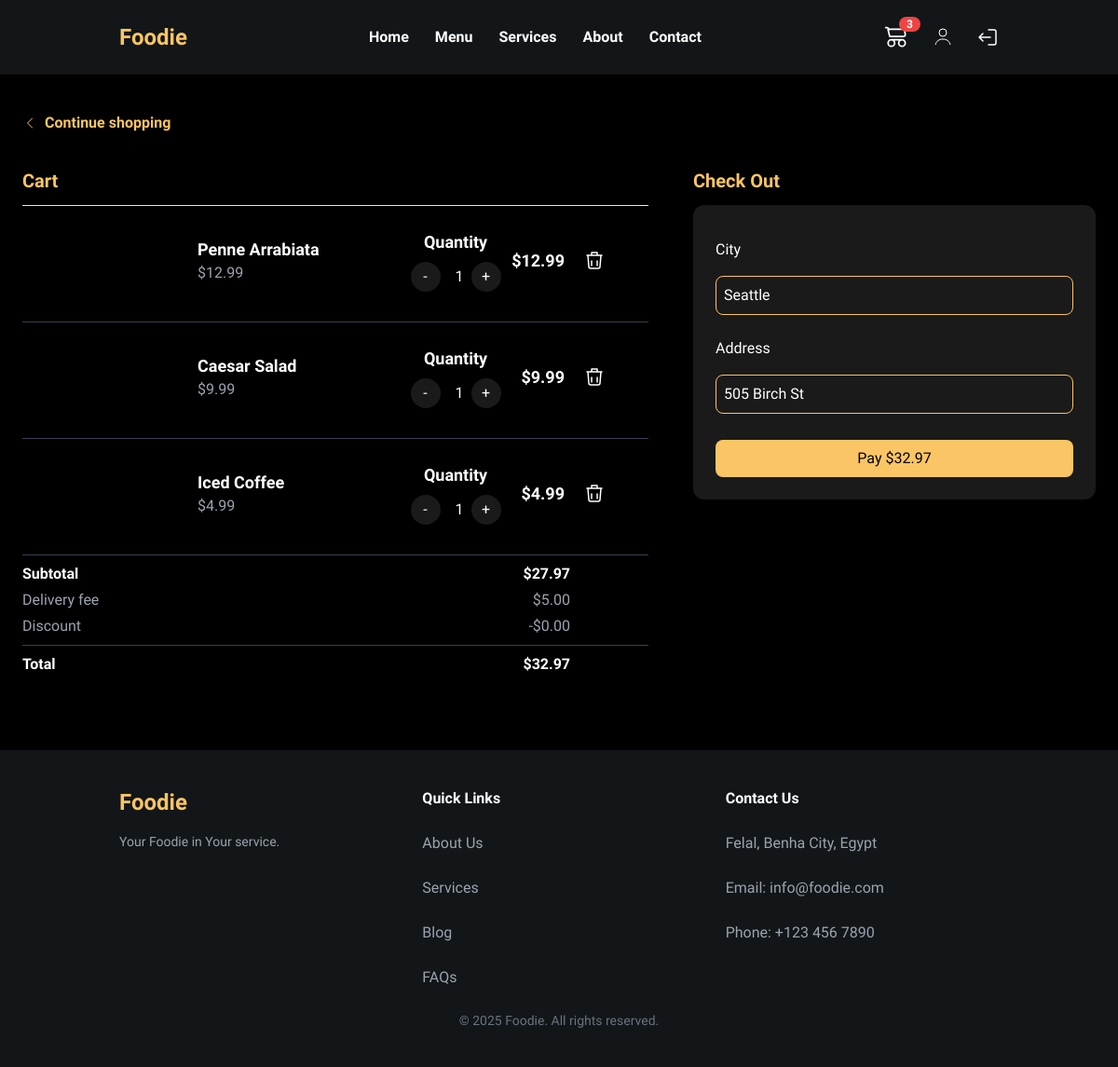
The app's page /modules/restaurant/cart.php (signed in) with its own data.
### tables this page shows
CREATE TABLE `order_items` (
  `id` int(10) UNSIGNED NOT NULL,
  `order_id` int(10) UNSIGNED NOT NULL,
  `item_id` int(10) UNSIGNED NOT NULL,
  `quantity` int(11) NOT NULL DEFAULT 1
);

CREATE TABLE `items` (
  `id` int(10) UNSIGNED NOT NULL,
  `name` varchar(150) NOT NULL,
  `photos` varchar(1000) DEFAULT NULL,
  `price` decimal(10,2) NOT NULL,
  `description` text DEFAULT NULL,
  `category_id` int(10) UNSIGNED NOT NULL
);

CREATE TABLE `orders` (
  `id` int(10) UNSIGNED NOT NULL,
  `user_id` int(10) UNSIGNED NOT NULL,
  `payment_status` tinyint(4) NOT NULL DEFAULT 0,
   
  `order_status` tinyint(4) NOT NULL DEFAULT 0,
  `city` varchar(100) DEFAULT NULL,
  `address` varchar(255) DEFAULT NULL,  
  `created_at` timestamp NOT NULL DEFAULT current_timestamp()
);

### modules/restaurant/cart.php (the view, shortened to what this page needs)
<?php
include("Navbar.php");
$user_id = $_SESSION['user_id'];
$order_completed = false;
$pdo = new PDO("mysql:host=localhost;dbname=my_store", "root", "");
$orderQuery = $pdo->prepare("
    SELECT o.id, o.payment_status, o.created_at, o.city, o.address,
           o.user_id, SUM(oi.quantity * i.price) as subtotal
    FROM orders o
    LEFT JOIN order_items oi ON o.id = oi.order_id
    LEFT JOIN items i ON oi.item_id = i.id
    WHERE o.user_id = ? AND o.payment_status = 0
    GROUP BY o.id
    LIMIT 1
");
$orderQuery->execute([$user_id]);
$order = $orderQuery->fetch(PDO::FETCH_ASSOC);
$order_items = [];
if ($order && !$order_completed) {
    $itemsQuery = $pdo->prepare("
        SELECT oi.*, i.name, i.price, i.photos as image_url
        FROM order_items oi
        JOIN items i ON oi.item_id = i.id
        WHERE oi.order_id = ?
    ");
    $itemsQuery->execute([$order['id']]);
    $order_items = $itemsQuery->fetchAll(PDO::FETCH_ASSOC);
}
$subtotal = 0;
foreach ($order_items as $item) {
    $subtotal += $item['price'] * $item['quantity'];
}
$delivery_fee = 5.00;
$discount = 0.00;
$total = $subtotal + $delivery_fee - $discount;
?>
<!DOCTYPE html>
<html lang="en">
<head>
<script src="https://cdn.tailwindcss.com"></script>
</head>
<body class="bg-black text-white">
<section class="pt-10 pb-20 max-w-6xl mx-auto">
    <?php if (empty($order_items)): ?>
        <div class="flex flex-col items-center justify-center h-[60vh]">
            <h2 class="text-3xl font-bold text-[#fac564] mb-4">Your Cart is Empty</h2>
            <a href="menu.php" class="text-[#fac564] font-semibold hover:underline">Continue Shopping</a>
        </div>
    <?php else: ?>
        <a href="menu.php" class="inline-flex items-center text-[#fac564] font-semibold hover:opacity-80 mb-6">
            <svg xmlns="http://www.w3.org/2000/svg" fill="none" viewBox="0 0 24 24" stroke-width="1.5" stroke="currentColor" class="w-4 h-4 mr-2">
                <path stroke-linecap="round" stroke-linejoin="round" d="M15.75 19.5 8.25 12l7.5-7.5"/>
            </svg>
            Continue shopping
        </a>
        <div class="grid grid-cols-1 lg:grid-cols-5 gap-12">
            <div class="lg:col-span-3">
                <h2 class="border-b font-semibold text-xl py-3 text-[#fac564]">Cart</h2>
                <div>
                    <?php foreach ($order_items as $item): ?>
                        <div class="grid grid-cols-8 gap-4 border-b border-gray-700 pt-2 pb-4 items-center">
                            <div class="col-span-2">
                                <div class="bg-cover bg-center w-[100px] h-[100px] rounded-[10%]"
                                    style="background-image: url('<?php echo htmlspecialchars($item['image_url']); ?>');"></div>
                            </div>
                            <div class="col-span-3 px-4">
                                <p class="font-semibold text-[12px] lg:text-[18px] "><?php echo htmlspecialchars($item['name']); ?></p>
                                <p class="text-gray-400">$<?php echo number_format($item['price'], 2); ?></p>
                            </div>
                            <div class="flex flex-col items-center">
                                <p class="font-semibold text-[12px] lg:text-[18px]">Quantity</p>
                                <div class="flex items-center space-x-2 mt-2">
                                    <form method="POST">
                                        <button type="submit" name="update_quantity" class="bg-white/10 w-5 h-5 lg:w-8 lg:h-8 flex items-center justify-center rounded-full hover:bg-white/5">-</button>
                                    </form>
                                    <span><?php echo $item['quantity']; ?></span>
                                    <form method="POST">
                                        <button type="submit" name="update_quantity" class="bg-white/10 w-5 h-5 lg:w-8 lg:h-8 flex items-center justify-center rounded-full hover:bg-white/5">+</button>
                                    </form>
                                </div>
                            </div>
                            <div class="text-right font-semibold text-[15px] lg:text-[18px] px-1">$<?php echo number_format($item['price'] * $item['quantity'], 2); ?></div>
                            <div>
                                <form method="POST" idate>
                                    <button type="submit" name="delete_item" class="hover:text-red-500">
                                        <svg xmlns="http://www.w3.org/2000/svg" fill="none" viewBox="0 0 24 24" stroke-width="1.5" stroke="currentColor" class="w-6 h-6">
                                            <path stroke-linecap="round" stroke-linejoin="round" d="M9 13v5m6-5v5M4 7h16m-1 0-1 12a2 2 0 0 1-2 2H8a2 2 0 0 1-2-2L5 7m4 0V4h6v3"/>
                                        </svg>
                                    </button>
                                </form>
                            </div>
                        </div>
                    <?php endforeach; ?>
                    <div class="grid grid-cols-8 pt-2">
                        <div class="col-span-7 flex justify-between font-semibold">
                            <span>Subtotal</span>
                            <span>$<?php echo number_format($subtotal, 2); ?></span>
                        </div>
                    </div>
                    <div class="grid grid-cols-8 pt-1">
                        <div class="col-span-7 flex justify-between text-gray-400">
                            <span>Delivery fee</span>
                            <span>$<?php echo number_format($delivery_fee, 2); ?></span>
                        </div>
                    </div>
                    <div class="grid grid-cols-8 pt-1 pb-2 border-b border-gray-700">
                        <div class="col-span-7 flex justify-between text-gray-400">
                            <span>Discount</span>
                            <span>-$<?php echo number_format($discount, 2); ?></span>
                        </div>
                    </div>
                    <div class="grid grid-cols-8 pt-2">
                        <div class="col-span-7 flex justify-between font-semibold">
                            <span>Total</span>
                            <span>$<?php echo number_format($total, 2); ?></span>
                        </div>
                    </div>
                </div>
            </div>
            <div class="lg:col-span-2 mt-6 lg:mt-0">
                <h2 class="font-bold py-3 text-[#fac564] text-xl">Check Out</h2>
                <div class="rounded-xl p-6 bg-white/10">
                    <form method="POST" class="flex flex-col gap-3 mt-3">
                        <label class="block mb-1">City</label>
                        <input type="text" name="city" placeholder="City" class="input border border-[#fac564] py-2 rounded-lg px-2" value="<?php echo htmlspecialchars($order['city'] ?? ''); ?>" required>
                        <label class="block mb-1 mt-3">Address</label>
                        <input type="text" name="address" placeholder="Address" class="input border border-[#fac564] py-2 rounded-lg px-2" value="<?php echo htmlspecialchars($order['address'] ?? ''); ?>" required>
                        <button type="submit" name="checkout" class="bg-[#fac564] text-black w-full py-2 rounded-lg mt-4 hover:bg-[#f4b541]">
                            Pay $<?php echo number_format($total, 2); ?>
                        </button>
                    </form>
                </div>
            </div>
        </div>
    <?php endif; ?>
</section>
</body>
</html>
<?php include("footer.php"); ?>

### modules/restaurant/Navbar.php (style rules this page uses)
body { font-family: 'Josefin Sans', sans-serif; }

### modules/restaurant/cart.php (style rules this page uses)
.input { @apply w-full px-4 py-2 border border-gray-600 rounded-lg focus:outline-none focus:ring-2 focus:ring-blue-500 focus:border-transparent bg-gray-700 text-white; }

### records on screen
order_items: item.name "Penne Arrabiata", item.price "12.99", quantity "1", $item['price']*$item['quantity'] "12.99"
order_items: item.name "Caesar Salad", item.price "9.99", quantity "1", $item['price']*$item['quantity'] "9.99"
order_items: item.name "Iced Coffee", item.price "4.99", quantity "1", $item['price']*$item['quantity'] "4.99"
orders: city "Seattle", address "505 Birch St"

### other values on screen
$cart_count "3"
$subtotal "27.97"
$delivery_fee "5.00"
$discount "0.00"
$total "32.97"
